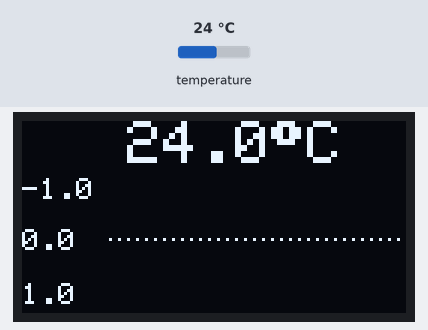
A sketch run on a simulated ESP32. Shown: 128×64 one-colour display. The test bench sets the inputs (shaded band); at power-on: temperature 24 °C. WiFi joins after 1.5 s; servers stay silent unless stated; the display library's start-up logo is not drawn; what the sketch prints to the serial monitor is not drawn.

Above: at 4.0 s.

The sketch:

ESP32_Temperature-Webserver_OLED.ino
```cpp
/*
  ESP32 Temperature Web Server - STA Mode
  modified by Anne de Jong

  When using the ESP32 with Arduino IDE,
  the default I2C pins are GPIO 22 (SCL) and GPIO 21 (SDA)
  but you can configure your code to use any other pins.

*/

#include <WiFi.h>
#include <WebServer.h>
#include <OneWire.h>
#include <DallasTemperature.h>
#include <SPI.h>
#include <Wire.h>
#include <Adafruit_GFX.h>
#include <Adafruit_SSD1306.h>

// SSID & Password
const char* ssid = "Hartelijk";  // Enter your SSID here
const char* password = "Welkomja123";  //Enter your Password here
WebServer server(80);  // Object of WebServer(HTTP port, 80 is defult)

// PIN CONNECTIONS
const int oneWireBus = 14;  // GPIO 14 pin is used to read the data from the DS18B20 (yellow wire)
                            // DS18B20 Board connections: red 3-5V;  black GND;  yellow, GPIO 14 and 4.7kOhm to 3-5V

// SSD1306 OLED display display connected to I2C (SDA_21, SCL_22 pins);
// connectors=GND;VCC;SCL;SDA ==> gnd; 3.3V; GPIO22; GPIO21
#define SCREEN_WIDTH 128 // OLED display width, in pixels
#define SCREEN_HEIGHT 64 // OLED display height, in pixels
#define OLED_RESET     -1 // Reset pin # (or -1 if sharing Arduino reset pin)
Adafruit_SSD1306 display(SCREEN_WIDTH, SCREEN_HEIGHT, &Wire, OLED_RESET);

// Digital thermometer
OneWire oneWire(oneWireBus); // Setup a oneWire instance to communicate with any OneWire DS18B20
DallasTemperature sensors(&oneWire); // Pass our oneWire reference to Dallas Temperature sensor


int LOG_INTERVAL = 6 ;// log sample time in seconds
unsigned long LastLogMillis ;
const int maxXY=200 ;         // number of measurements in graph
float y[maxXY] ;              // Temperature values
String HTML = "";
String strYvalues = "";
String strXvalues ;
float maxTemp ;
float minTemp ;


void setup() {
  Serial.begin(9600);
  Serial.println("Try Connecting to ");
  Serial.println(ssid);

  // Connect to your wi-fi modem
  WiFi.begin(ssid, password);

  // Check wi-fi is connected to wi-fi network
  while (WiFi.status() != WL_CONNECTED) {
  delay(1000);
  Serial.print(".");
  }
  Serial.println("");
  Serial.println("WiFi connected successfully");
  Serial.print("Got IP: ");
  Serial.println(WiFi.localIP());  //Show ESP32 IP on serial

  server.on("/", handle_root);
  server.begin();
  Serial.println("HTTP server started");
  delay(100);

  // SSD1306_SWITCHCAPVCC = generate display voltage from 3.3V internally
  if(!display.begin(SSD1306_SWITCHCAPVCC, 0x3C)) {
    Serial.println(F("SSD1306 allocation failed"));
    for(;;); // Don't proceed, loop forever
  }

  // Show initial display buffer contents on the screen --
  // the library initializes this with an Adafruit splash screen.
  display.display();
  delay(1000); // Pause for 1 second
  display.clearDisplay();


  // Start the DS18B20 digital temp sensor
  sensors.begin();

  LastLogMillis = millis();  //initial start time
  // Make xValues string
  strXvalues = '[' ;
  for (int i = 0; i < maxXY; i++) {  strXvalues += String(i)+","; }
  strXvalues += String(maxXY) + ']' ; // add the last without comma
  // set all initial temp values to 20°C
  for (int i = 0; i <= maxXY; i++) {  y[i] = 20; }

}


void UpdateHTML(float temperature ) {
  // HTML & CSS contents which display on web server
  HTML = "<html>" ;
  HTML += "<script src=https://cdnjs.cloudflare.com/ajax/libs/Chart.js/2.9.4/Chart.js></script>";
  HTML += "<body><head><meta http-equiv=refresh content=15></head><h1>Hondsrugbier ESP32 - Temperatuur Webserver</h1>" ;
  HTML += "<canvas id=myChart style=width:100%;max-width:1000px></canvas>" ;
  HTML += "Current temperature = "+String(temperature)+"&#176;C<br>";
  HTML +="<a href=data:application/octet-stream,"+strYvalues+">Download data</a>";
  // HTML += "<br><br>Temp values<hr><br>"+strYvalues+"<br><hr>" ;
  // Add the chart.js script
  HTML += "\
  <script>                                                     \
    var xValues = "+strXvalues+";      \
    var yValues = "+strYvalues+";                  \
    new Chart(\"myChart\", {                                       \
      type: \"line\",                                              \
      data: {                                                    \
        labels: xValues,                                         \
        datasets: [{                                             \
          fill: false,                                           \
          lineTension: 0,                                        \
          backgroundColor: \"rgba(0,0,255,1.0)\",                  \
          borderColor: \"rgba(0,0,255,0.1)\",                      \
          data: yValues                                          \
        }]                                                       \
      },                                                         \
      options: {                                                 \
        legend: {display: false},                                \
        scales: {                                                \
          xAxes: [{                                              \
            scaleLabel: {display: true,  labelString: 'Time in minutes after sampling'} \
          }],  \
          yAxes: [{                                              \
            ticks: {min: "+String(round(minTemp))+", max:"+String(round(maxTemp))+"}, \
            scaleLabel: {display: true,  labelString: 'Temperature in °C'} \
          }]  \
        }                                                        \
      }                                                          \
    });                                                          \
  </script> \
  ";

  HTML += "</body></html>";
}

void add_temp(float t) {
  strYvalues = "[";
  for (int i = 0; i < maxXY-1; i++) {
    y[i] = y[i+1] ;
    strYvalues += String(y[i]) + "," ;
  }
  y[maxXY-1] = t ;
  strYvalues += String(t) + "]" ;
}

void add_temp_reverse(float t) {
  y[maxXY-1] = t ;
  strYvalues = "[";
  for (int i = 0; i < maxXY-1; i++) {
    y[i] = y[i+1] ;
    strYvalues += String(y[maxXY-1-i  ]) + "," ;
  }
  strYvalues += String(y[0]) + "]" ;
}

String FloatToStr(float f,int d) {
  int decimal = round((f - int(f)) * pow(10,d)) ;
  return String(int(f)) + "." + String(decimal) ;
}

void OLED_temperature(String S) {
  display.clearDisplay();
  display.setTextSize(2);
  display.setTextColor(WHITE);
  display.setCursor(35,0);
  display.print(S);
  display.print((char)247); // degree symbol
  display.println("C");
  OLED_plot() ;
  display.display();
}

void OLED_plot() {
  // OLED is 128 pixels, so only plot first 100 temp values
  int xRange = 100 ; // 100 pixels
  int yRange = 50 ; // 50 pixels
  float yMin = minTemp +1  ;  // Here I use +/- 1 °C while the webserver limits are +/- 2°C
  float yMax = maxTemp -1  ;
  float scale = yRange / (yMax - yMin) ;
  float median = (yMax + yMin)/2 ;
  int medianScale = int((median -yMin) * scale);
  for (int i = 0; i < xRange; i++) {
    int TempScale = int((y[maxXY-i-1] -yMin) * scale);  // Add the last values
    display.drawPixel(128-i, 64-TempScale, WHITE);
  }
  for (int i = 0; i < xRange; i=i+3) {  // draw a dotted median line
    display.drawPixel(128-i, 64-medianScale, WHITE);
  }
  display.setTextSize(1);
  display.setCursor(0,19);
  display.print(FloatToStr(yMax,1)) ;
  display.setCursor(0,54);
  display.print(FloatToStr(yMin,1)) ;
  display.setCursor(0,36);
  display.print(FloatToStr(median,1)) ;

}

void loop() {
  sensors.requestTemperatures();  // read the temperature
  float temperature = sensors.getTempCByIndex(0);
  if (millis() - LastLogMillis > 1000*LOG_INTERVAL) {
    LastLogMillis = millis();
    add_temp_reverse(temperature) ;
    maxTemp = -273 ;
    minTemp = +273 ;
    for (int i = 0; i < maxXY; i++) { maxTemp = max(maxTemp, y[i]);  minTemp = min(minTemp, y[i]); }   // get temp limits
    maxTemp = maxTemp+2 ;
    minTemp = minTemp-2 ;
    UpdateHTML(temperature);
    Serial.println("Temperature value send to web server= "+String(temperature)+"°C  ") ;
  }
  Serial.println("Current temp = "+FloatToStr(temperature,1)+"°C  ") ;

  server.handleClient();
  handle_root();

  OLED_temperature(FloatToStr(temperature,1)) ;
  delay(3000) ;  // 3 seconds
}


// Handle root url (/)
void handle_root() {
  server.send(200, "text/html", HTML);
}
```
